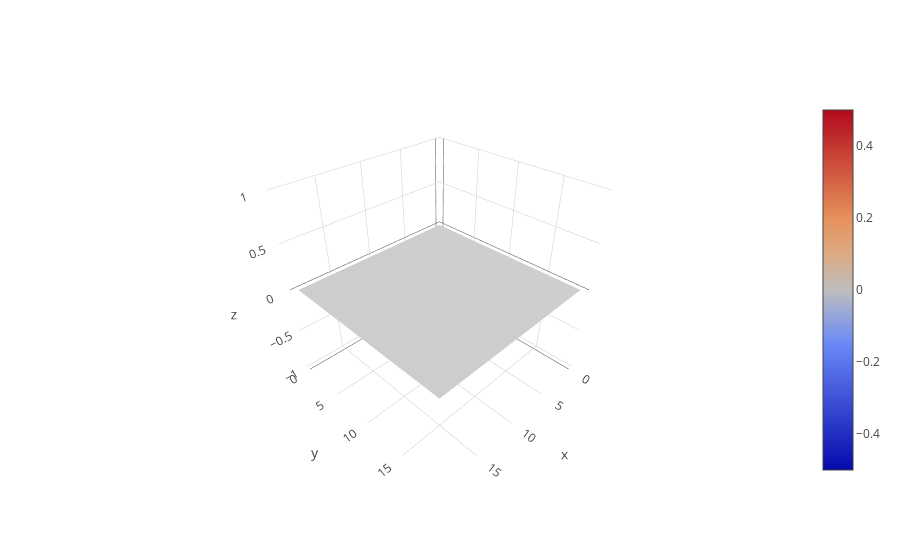
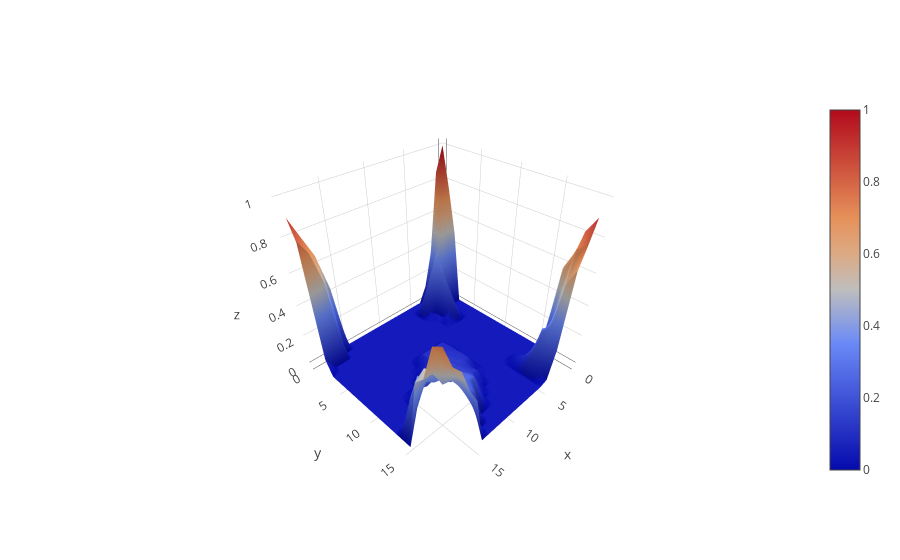

The code cell stored with these charts, in order, in its notebook:
### Code cell
TD(20,20,2000,.5,.9)
# function signature
# TD(Matrix_row_size, Matrix_col_size, num_episodes, alpha, gamma)

### Figure 1 — Plotly figure (JSON) as saved in the notebook; plotly's stock layout.template omitted (floating-point values rounded to 4 significant figures; data arrays with more than 128 entries replaced by an {"elided": "..."} marker saying what was removed)
{"data": [{"type": "surface", "z": {"elided": "20x20 int values"}}], "layout": {}}

### Figure 2 — Plotly figure (JSON) as saved in the notebook; plotly's stock layout.template omitted (floating-point values rounded to 4 significant figures; data arrays with more than 128 entries replaced by an {"elided": "..."} marker saying what was removed)
{"data": [{"type": "surface", "z": {"elided": "20x20 float values"}}], "layout": {}}
